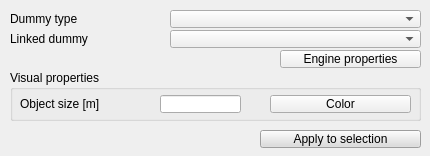
<?xml version="1.0" encoding="UTF-8"?>
<ui version="4.0">
 <class>CQDlgDummies</class>
 <widget class="QDialog" name="CQDlgDummies">
  <property name="geometry">
   <rect>
    <x>0</x>
    <y>0</y>
    <width>430</width>
    <height>156</height>
   </rect>
  </property>
  <property name="windowTitle">
   <string>Dummy Properties</string>
  </property>
  <property name="locale">
   <locale language="English" country="UnitedStates"/>
  </property>
  <widget class="QGroupBox" name="groupBox">
   <property name="geometry">
    <rect>
     <x>10</x>
     <y>70</y>
     <width>411</width>
     <height>51</height>
    </rect>
   </property>
   <property name="title">
    <string>Visual properties</string>
   </property>
   <property name="flat">
    <bool>false</bool>
   </property>
   <property name="checkable">
    <bool>false</bool>
   </property>
   <widget class="QLabel" name="label">
    <property name="geometry">
     <rect>
      <x>10</x>
      <y>25</y>
      <width>121</width>
      <height>18</height>
     </rect>
    </property>
    <property name="text">
     <string>Object size [m]</string>
    </property>
   </widget>
   <widget class="QLineEdit" name="qqSize">
    <property name="geometry">
     <rect>
      <x>150</x>
      <y>25</y>
      <width>81</width>
      <height>18</height>
     </rect>
    </property>
   </widget>
   <widget class="QToolButton" name="qqColor">
    <property name="geometry">
     <rect>
      <x>260</x>
      <y>25</y>
      <width>141</width>
      <height>18</height>
     </rect>
    </property>
    <property name="focusPolicy">
     <enum>Qt::StrongFocus</enum>
    </property>
    <property name="text">
     <string>Color</string>
    </property>
   </widget>
  </widget>
  <widget class="QGroupBox" name="qqTrajectoryGroup">
   <property name="geometry">
    <rect>
     <x>10</x>
     <y>190</y>
     <width>411</width>
     <height>161</height>
    </rect>
   </property>
   <property name="title">
    <string>Trajectory</string>
   </property>
   <property name="flat">
    <bool>false</bool>
   </property>
   <widget class="QCheckBox" name="qqfollowParentOrientation">
    <property name="geometry">
     <rect>
      <x>10</x>
      <y>25</y>
      <width>401</width>
      <height>18</height>
     </rect>
    </property>
    <property name="focusPolicy">
     <enum>Qt::StrongFocus</enum>
    </property>
    <property name="text">
     <string>Follow parent path orientation (only indirect parent)</string>
    </property>
   </widget>
   <widget class="QCheckBox" name="qqFollow">
    <property name="geometry">
     <rect>
      <x>10</x>
      <y>45</y>
      <width>401</width>
      <height>18</height>
     </rect>
    </property>
    <property name="focusPolicy">
     <enum>Qt::StrongFocus</enum>
    </property>
    <property name="text">
     <string>Follow parent path (only direct parent)</string>
    </property>
   </widget>
   <widget class="Line" name="line">
    <property name="geometry">
     <rect>
      <x>30</x>
      <y>60</y>
      <width>361</width>
      <height>16</height>
     </rect>
    </property>
    <property name="orientation">
     <enum>Qt::Horizontal</enum>
    </property>
   </widget>
   <widget class="QGroupBox" name="groupBox_4">
    <property name="geometry">
     <rect>
      <x>30</x>
      <y>100</y>
      <width>371</width>
      <height>51</height>
     </rect>
    </property>
    <property name="title">
     <string>Distance offsets</string>
    </property>
    <property name="flat">
     <bool>false</bool>
    </property>
    <widget class="QLineEdit" name="qqOffset">
     <property name="geometry">
      <rect>
       <x>90</x>
       <y>25</y>
       <width>76</width>
       <height>18</height>
      </rect>
     </property>
     <property name="text">
      <string/>
     </property>
    </widget>
    <widget class="QLabel" name="label_4">
     <property name="geometry">
      <rect>
       <x>10</x>
       <y>25</y>
       <width>81</width>
       <height>18</height>
      </rect>
     </property>
     <property name="text">
      <string>Offset [m]</string>
     </property>
    </widget>
    <widget class="QLabel" name="label_5">
     <property name="geometry">
      <rect>
       <x>180</x>
       <y>25</y>
       <width>101</width>
       <height>18</height>
      </rect>
     </property>
     <property name="text">
      <string>Copy incr. [m]</string>
     </property>
    </widget>
    <widget class="QLineEdit" name="qqIncrement">
     <property name="geometry">
      <rect>
       <x>280</x>
       <y>25</y>
       <width>81</width>
       <height>18</height>
      </rect>
     </property>
     <property name="text">
      <string/>
     </property>
    </widget>
   </widget>
   <widget class="QRadioButton" name="qqFixed">
    <property name="geometry">
     <rect>
      <x>250</x>
      <y>75</y>
      <width>141</width>
      <height>18</height>
     </rect>
    </property>
    <property name="focusPolicy">
     <enum>Qt::StrongFocus</enum>
    </property>
    <property name="text">
     <string>Fixed on path</string>
    </property>
    <property name="autoExclusive">
     <bool>false</bool>
    </property>
   </widget>
   <widget class="QRadioButton" name="qqFree">
    <property name="geometry">
     <rect>
      <x>30</x>
      <y>75</y>
      <width>151</width>
      <height>18</height>
     </rect>
    </property>
    <property name="focusPolicy">
     <enum>Qt::StrongFocus</enum>
    </property>
    <property name="text">
     <string>Free on path</string>
    </property>
    <property name="autoExclusive">
     <bool>false</bool>
    </property>
   </widget>
  </widget>
  <widget class="QToolButton" name="qqApplyMainProperties">
   <property name="geometry">
    <rect>
     <x>260</x>
     <y>130</y>
     <width>161</width>
     <height>18</height>
    </rect>
   </property>
   <property name="palette">
    <palette>
     <active>
      <colorrole role="WindowText">
       <brush brushstyle="SolidPattern">
        <color alpha="255">
         <red>0</red>
         <green>0</green>
         <blue>0</blue>
        </color>
       </brush>
      </colorrole>
      <colorrole role="Button">
       <brush brushstyle="SolidPattern">
        <color alpha="255">
         <red>220</red>
         <green>220</green>
         <blue>220</blue>
        </color>
       </brush>
      </colorrole>
      <colorrole role="Light">
       <brush brushstyle="SolidPattern">
        <color alpha="255">
         <red>255</red>
         <green>255</green>
         <blue>255</blue>
        </color>
       </brush>
      </colorrole>
      <colorrole role="Midlight">
       <brush brushstyle="SolidPattern">
        <color alpha="255">
         <red>237</red>
         <green>237</green>
         <blue>237</blue>
        </color>
       </brush>
      </colorrole>
      <colorrole role="Dark">
       <brush brushstyle="SolidPattern">
        <color alpha="255">
         <red>110</red>
         <green>110</green>
         <blue>110</blue>
        </color>
       </brush>
      </colorrole>
      <colorrole role="Mid">
       <brush brushstyle="SolidPattern">
        <color alpha="255">
         <red>147</red>
         <green>147</green>
         <blue>147</blue>
        </color>
       </brush>
      </colorrole>
      <colorrole role="Text">
       <brush brushstyle="SolidPattern">
        <color alpha="255">
         <red>0</red>
         <green>0</green>
         <blue>0</blue>
        </color>
       </brush>
      </colorrole>
      <colorrole role="BrightText">
       <brush brushstyle="SolidPattern">
        <color alpha="255">
         <red>255</red>
         <green>255</green>
         <blue>255</blue>
        </color>
       </brush>
      </colorrole>
      <colorrole role="ButtonText">
       <brush brushstyle="SolidPattern">
        <color alpha="255">
         <red>0</red>
         <green>0</green>
         <blue>0</blue>
        </color>
       </brush>
      </colorrole>
      <colorrole role="Base">
       <brush brushstyle="SolidPattern">
        <color alpha="255">
         <red>255</red>
         <green>255</green>
         <blue>255</blue>
        </color>
       </brush>
      </colorrole>
      <colorrole role="Window">
       <brush brushstyle="SolidPattern">
        <color alpha="255">
         <red>220</red>
         <green>220</green>
         <blue>220</blue>
        </color>
       </brush>
      </colorrole>
      <colorrole role="Shadow">
       <brush brushstyle="SolidPattern">
        <color alpha="255">
         <red>0</red>
         <green>0</green>
         <blue>0</blue>
        </color>
       </brush>
      </colorrole>
      <colorrole role="AlternateBase">
       <brush brushstyle="SolidPattern">
        <color alpha="255">
         <red>237</red>
         <green>237</green>
         <blue>237</blue>
        </color>
       </brush>
      </colorrole>
      <colorrole role="ToolTipBase">
       <brush brushstyle="SolidPattern">
        <color alpha="255">
         <red>255</red>
         <green>255</green>
         <blue>220</blue>
        </color>
       </brush>
      </colorrole>
      <colorrole role="ToolTipText">
       <brush brushstyle="SolidPattern">
        <color alpha="255">
         <red>0</red>
         <green>0</green>
         <blue>0</blue>
        </color>
       </brush>
      </colorrole>
      <colorrole role="PlaceholderText">
       <brush brushstyle="NoBrush">
        <color alpha="128">
         <red>0</red>
         <green>0</green>
         <blue>0</blue>
        </color>
       </brush>
      </colorrole>
     </active>
     <inactive>
      <colorrole role="WindowText">
       <brush brushstyle="SolidPattern">
        <color alpha="255">
         <red>0</red>
         <green>0</green>
         <blue>0</blue>
        </color>
       </brush>
      </colorrole>
      <colorrole role="Button">
       <brush brushstyle="SolidPattern">
        <color alpha="255">
         <red>220</red>
         <green>220</green>
         <blue>220</blue>
        </color>
       </brush>
      </colorrole>
      <colorrole role="Light">
       <brush brushstyle="SolidPattern">
        <color alpha="255">
         <red>255</red>
         <green>255</green>
         <blue>255</blue>
        </color>
       </brush>
      </colorrole>
      <colorrole role="Midlight">
       <brush brushstyle="SolidPattern">
        <color alpha="255">
         <red>237</red>
         <green>237</green>
         <blue>237</blue>
        </color>
       </brush>
      </colorrole>
      <colorrole role="Dark">
       <brush brushstyle="SolidPattern">
        <color alpha="255">
         <red>110</red>
         <green>110</green>
         <blue>110</blue>
        </color>
       </brush>
      </colorrole>
      <colorrole role="Mid">
       <brush brushstyle="SolidPattern">
        <color alpha="255">
         <red>147</red>
         <green>147</green>
         <blue>147</blue>
        </color>
       </brush>
      </colorrole>
      <colorrole role="Text">
       <brush brushstyle="SolidPattern">
        <color alpha="255">
         <red>0</red>
         <green>0</green>
         <blue>0</blue>
        </color>
       </brush>
      </colorrole>
      <colorrole role="BrightText">
       <brush brushstyle="SolidPattern">
        <color alpha="255">
         <red>255</red>
         <green>255</green>
         <blue>255</blue>
        </color>
       </brush>
      </colorrole>
      <colorrole role="ButtonText">
       <brush brushstyle="SolidPattern">
        <color alpha="255">
         <red>0</red>
         <green>0</green>
         <blue>0</blue>
        </color>
       </brush>
      </colorrole>
      <colorrole role="Base">
       <brush brushstyle="SolidPattern">
        <color alpha="255">
         <red>255</red>
         <green>255</green>
         <blue>255</blue>
        </color>
       </brush>
      </colorrole>
      <colorrole role="Window">
       <brush brushstyle="SolidPattern">
        <color alpha="255">
         <red>220</red>
         <green>220</green>
         <blue>220</blue>
        </color>
       </brush>
      </colorrole>
      <colorrole role="Shadow">
       <brush brushstyle="SolidPattern">
        <color alpha="255">
         <red>0</red>
         <green>0</green>
         <blue>0</blue>
        </color>
       </brush>
      </colorrole>
      <colorrole role="AlternateBase">
       <brush brushstyle="SolidPattern">
        <color alpha="255">
         <red>237</red>
         <green>237</green>
         <blue>237</blue>
        </color>
       </brush>
      </colorrole>
      <colorrole role="ToolTipBase">
       <brush brushstyle="SolidPattern">
        <color alpha="255">
         <red>255</red>
         <green>255</green>
         <blue>220</blue>
        </color>
       </brush>
      </colorrole>
      <colorrole role="ToolTipText">
       <brush brushstyle="SolidPattern">
        <color alpha="255">
         <red>0</red>
         <green>0</green>
         <blue>0</blue>
        </color>
       </brush>
      </colorrole>
      <colorrole role="PlaceholderText">
       <brush brushstyle="NoBrush">
        <color alpha="128">
         <red>0</red>
         <green>0</green>
         <blue>0</blue>
        </color>
       </brush>
      </colorrole>
     </inactive>
     <disabled>
      <colorrole role="WindowText">
       <brush brushstyle="SolidPattern">
        <color alpha="255">
         <red>110</red>
         <green>110</green>
         <blue>110</blue>
        </color>
       </brush>
      </colorrole>
      <colorrole role="Button">
       <brush brushstyle="SolidPattern">
        <color alpha="255">
         <red>220</red>
         <green>220</green>
         <blue>220</blue>
        </color>
       </brush>
      </colorrole>
      <colorrole role="Light">
       <brush brushstyle="SolidPattern">
        <color alpha="255">
         <red>255</red>
         <green>255</green>
         <blue>255</blue>
        </color>
       </brush>
      </colorrole>
      <colorrole role="Midlight">
       <brush brushstyle="SolidPattern">
        <color alpha="255">
         <red>237</red>
         <green>237</green>
         <blue>237</blue>
        </color>
       </brush>
      </colorrole>
      <colorrole role="Dark">
       <brush brushstyle="SolidPattern">
        <color alpha="255">
         <red>110</red>
         <green>110</green>
         <blue>110</blue>
        </color>
       </brush>
      </colorrole>
      <colorrole role="Mid">
       <brush brushstyle="SolidPattern">
        <color alpha="255">
         <red>147</red>
         <green>147</green>
         <blue>147</blue>
        </color>
       </brush>
      </colorrole>
      <colorrole role="Text">
       <brush brushstyle="SolidPattern">
        <color alpha="255">
         <red>110</red>
         <green>110</green>
         <blue>110</blue>
        </color>
       </brush>
      </colorrole>
      <colorrole role="BrightText">
       <brush brushstyle="SolidPattern">
        <color alpha="255">
         <red>255</red>
         <green>255</green>
         <blue>255</blue>
        </color>
       </brush>
      </colorrole>
      <colorrole role="ButtonText">
       <brush brushstyle="SolidPattern">
        <color alpha="255">
         <red>110</red>
         <green>110</green>
         <blue>110</blue>
        </color>
       </brush>
      </colorrole>
      <colorrole role="Base">
       <brush brushstyle="SolidPattern">
        <color alpha="255">
         <red>220</red>
         <green>220</green>
         <blue>220</blue>
        </color>
       </brush>
      </colorrole>
      <colorrole role="Window">
       <brush brushstyle="SolidPattern">
        <color alpha="255">
         <red>220</red>
         <green>220</green>
         <blue>220</blue>
        </color>
       </brush>
      </colorrole>
      <colorrole role="Shadow">
       <brush brushstyle="SolidPattern">
        <color alpha="255">
         <red>0</red>
         <green>0</green>
         <blue>0</blue>
        </color>
       </brush>
      </colorrole>
      <colorrole role="AlternateBase">
       <brush brushstyle="SolidPattern">
        <color alpha="255">
         <red>220</red>
         <green>220</green>
         <blue>220</blue>
        </color>
       </brush>
      </colorrole>
      <colorrole role="ToolTipBase">
       <brush brushstyle="SolidPattern">
        <color alpha="255">
         <red>255</red>
         <green>255</green>
         <blue>220</blue>
        </color>
       </brush>
      </colorrole>
      <colorrole role="ToolTipText">
       <brush brushstyle="SolidPattern">
        <color alpha="255">
         <red>0</red>
         <green>0</green>
         <blue>0</blue>
        </color>
       </brush>
      </colorrole>
      <colorrole role="PlaceholderText">
       <brush brushstyle="NoBrush">
        <color alpha="128">
         <red>0</red>
         <green>0</green>
         <blue>0</blue>
        </color>
       </brush>
      </colorrole>
     </disabled>
    </palette>
   </property>
   <property name="focusPolicy">
    <enum>Qt::StrongFocus</enum>
   </property>
   <property name="text">
    <string>Apply to selection</string>
   </property>
  </widget>
  <widget class="QToolButton" name="qqEditEngine">
   <property name="geometry">
    <rect>
     <x>280</x>
     <y>50</y>
     <width>141</width>
     <height>18</height>
    </rect>
   </property>
   <property name="focusPolicy">
    <enum>Qt::StrongFocus</enum>
   </property>
   <property name="text">
    <string>Engine properties</string>
   </property>
  </widget>
  <widget class="QComboBox" name="qqLinkTypeCombo">
   <property name="geometry">
    <rect>
     <x>170</x>
     <y>10</y>
     <width>251</width>
     <height>18</height>
    </rect>
   </property>
   <property name="maxVisibleItems">
    <number>50</number>
   </property>
  </widget>
  <widget class="QLabel" name="label_3">
   <property name="geometry">
    <rect>
     <x>10</x>
     <y>10</y>
     <width>141</width>
     <height>18</height>
    </rect>
   </property>
   <property name="text">
    <string>Dummy type</string>
   </property>
  </widget>
  <widget class="QComboBox" name="qqLinkedDummyCombo">
   <property name="geometry">
    <rect>
     <x>170</x>
     <y>30</y>
     <width>251</width>
     <height>18</height>
    </rect>
   </property>
   <property name="maxVisibleItems">
    <number>50</number>
   </property>
  </widget>
  <widget class="QLabel" name="label_2">
   <property name="geometry">
    <rect>
     <x>10</x>
     <y>30</y>
     <width>141</width>
     <height>18</height>
    </rect>
   </property>
   <property name="text">
    <string>Linked dummy</string>
   </property>
  </widget>
 </widget>
 <tabstops>
  <tabstop>qqLinkTypeCombo</tabstop>
  <tabstop>qqLinkedDummyCombo</tabstop>
  <tabstop>qqEditEngine</tabstop>
  <tabstop>qqSize</tabstop>
  <tabstop>qqColor</tabstop>
  <tabstop>qqApplyMainProperties</tabstop>
  <tabstop>qqfollowParentOrientation</tabstop>
  <tabstop>qqFollow</tabstop>
  <tabstop>qqFree</tabstop>
  <tabstop>qqFixed</tabstop>
  <tabstop>qqOffset</tabstop>
  <tabstop>qqIncrement</tabstop>
 </tabstops>
 <resources/>
 <connections/>
</ui>
